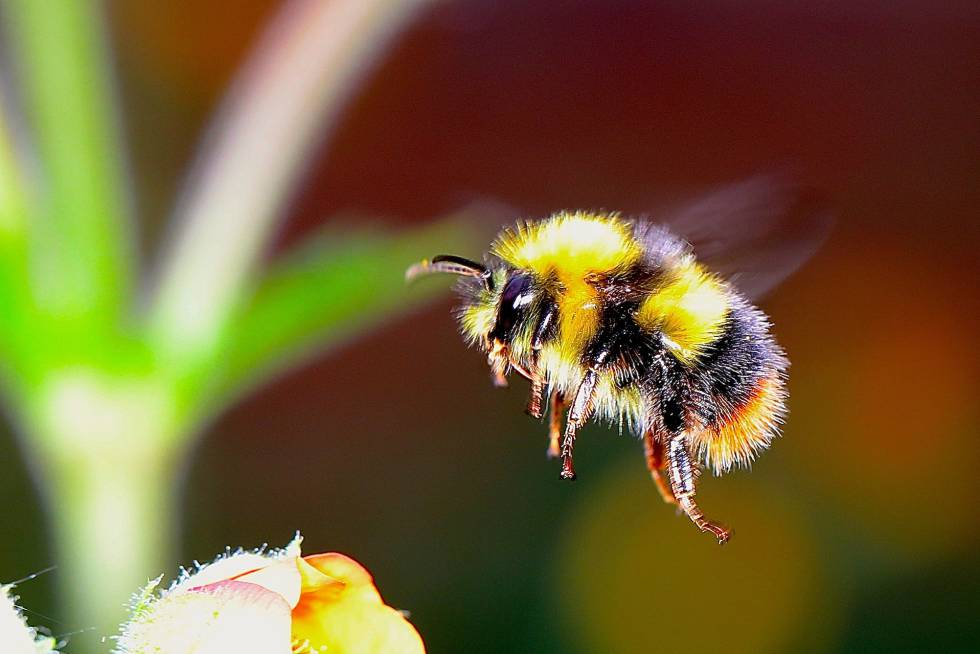
#> input picture Introduccion OpenCV/Imagenes/abeja.jpeg, 980 x 654 px, found by its file name
$ python 07_Segementacion_Color.py
#> lines starting #> are read from the running program, lines starting #| are printed output that depends on the picture; after the words box and inside, x2 and y2 are one past the last pixel; in counts of white or black regions, pixels touching at a corner belong together
import numpy as np
import cv2

# Importar imagen
abeja = cv2.imread(r"/home/lolguin/Desktop/OpenCV/Introduccion/abeja.jpeg",1)
#> abeja is the input picture: shape (654, 980, 3); mean B, G, R 51.2, 93.8, 112.2

# Tranformamos a HSV
hsv = cv2.cvtColor(abeja, cv2.COLOR_BGR2HSV)
#> hsv: shape (654, 980, 3); mean H, S, V 36.4, 164.2, 120.2

# Min de color
min_color = np.array([0,0,143])
# Max de color
max_color = np.array([179,255,255])

# Separar la imagen con los valores que encontramos
abeja_separada =  cv2.inRange(hsv,min_color, max_color)
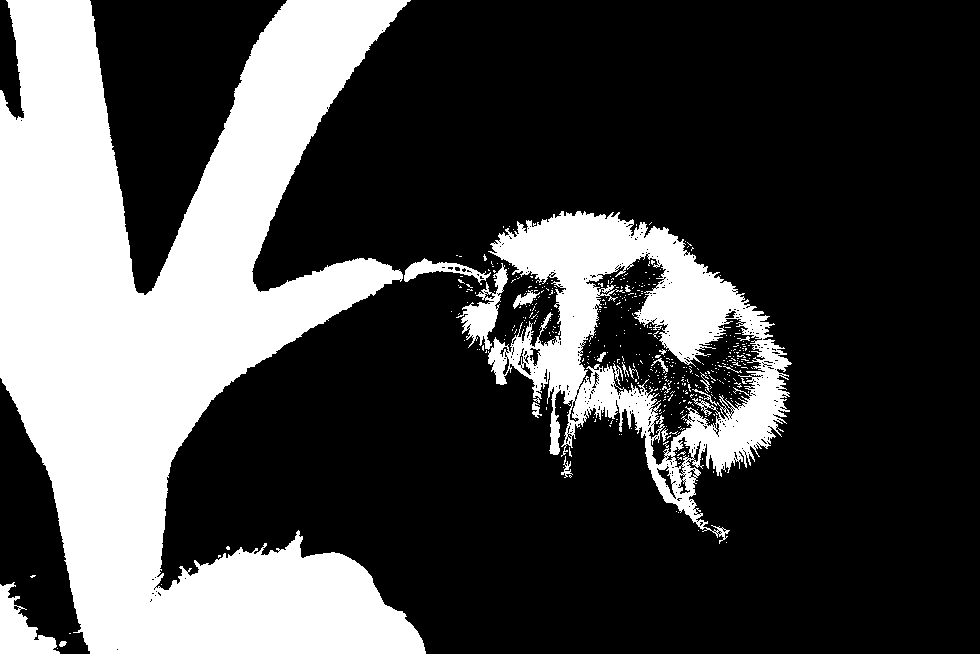
#> abeja_separada: shape (654, 980); 29.1% white; 460 white regions (440 under 20 px), largest, box (x1, y1, x2, y2) and area: (0, 0, 426, 654) 145252, (488, 211, 792, 544) 34572, (0, 582, 60, 654) 2100

# Imagen Final
abeja_final = cv2.bitwise_and(abeja, abeja, mask = abeja_separada)
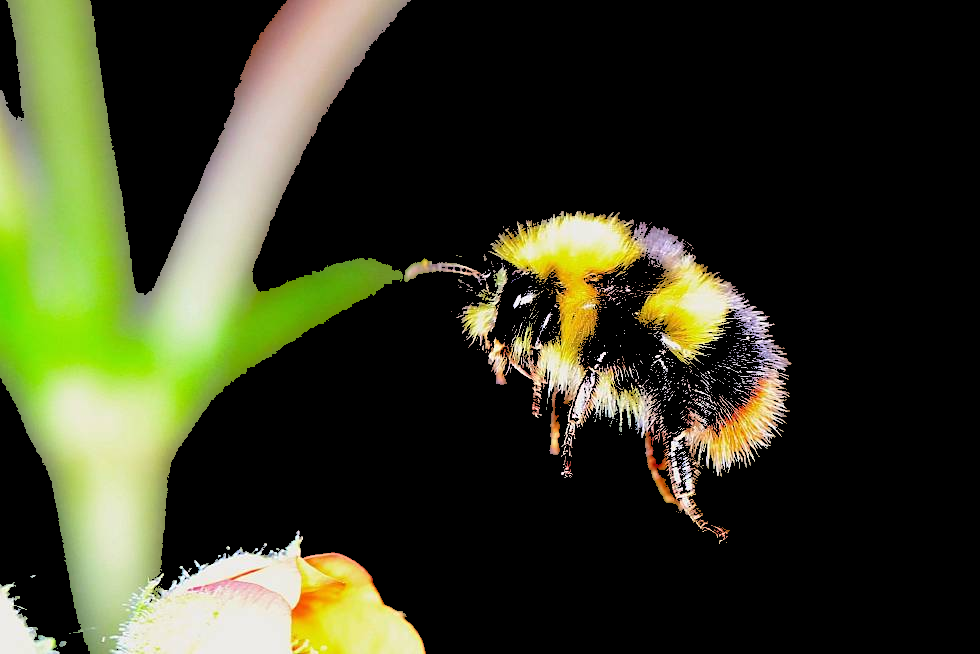
#> abeja_final: shape (654, 980, 3); mean B, G, R 34.7, 57.4, 54.3

#Mostar imagen
cv2.imshow("Original", abeja)
cv2.imshow("HSV", hsv)
# Imagen que separamos por el rango de color
cv2.imshow("Abeja separada", abeja_separada)
# Imagen abeja_final
cv2.imshow("Imagen final", abeja_final)
cv2.waitKey(0)
cv2.destroyAllWindows()

$ run again, with Introduccion OpenCV/Imagenes/Atardecer.jpeg copied over Introduccion OpenCV/Imagenes/abeja.jpeg
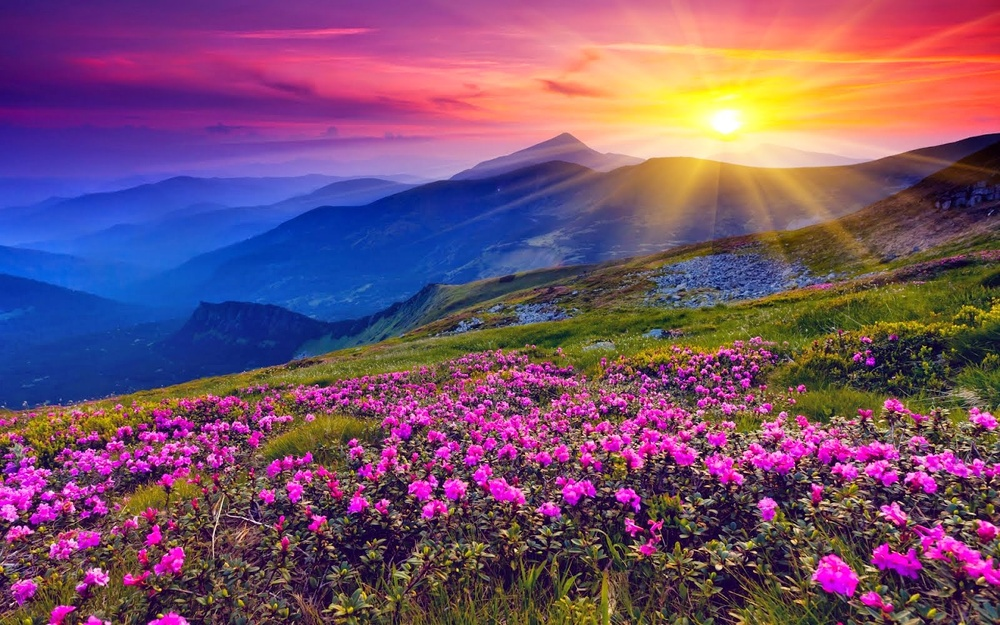
#> input picture Introduccion OpenCV/Imagenes/Atardecer.jpeg, 1000 x 625 px, shrunk from 1600 x 1000 before the run, found by its file name
#> abeja is the input picture: shape (625, 1000, 3); mean B, G, R 109, 80.8, 119.4
#> hsv: shape (625, 1000, 3); mean H, S, V 98.1, 152.8, 148.5
#> `abeja_separada =  cv2.inRange(hsv,min_color, max_color)`:
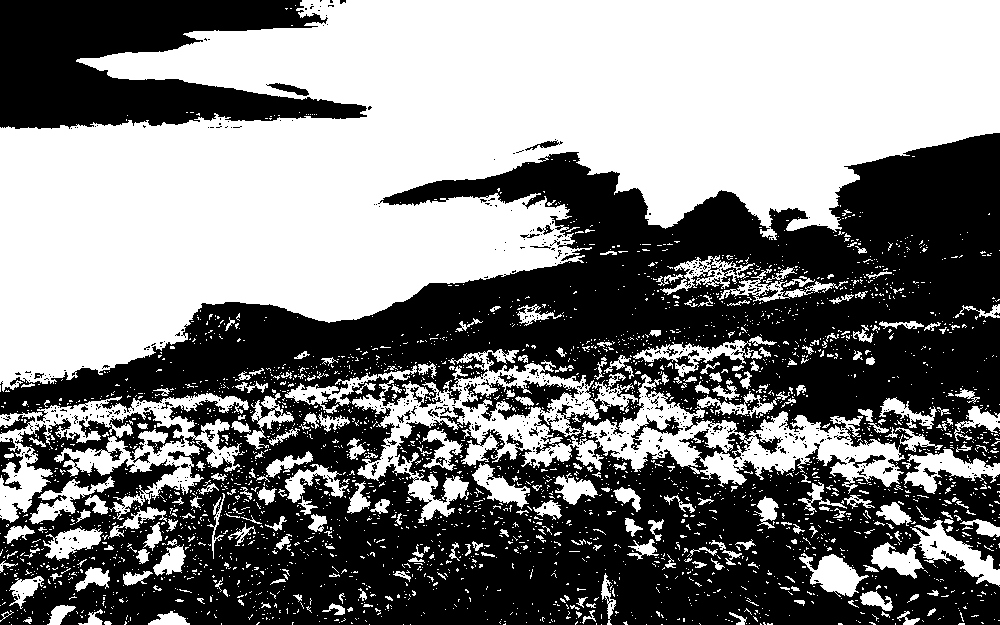
#> abeja_separada: shape (625, 1000); 50.2% white; 619 black regions (578 under 20 px), largest, box (x1, y1, x2, y2) and area: (0, 133, 1000, 625) 275939, (0, 0, 367, 129) 28848, (462, 379, 579, 421) 1957
#> `abeja_final = cv2.bitwise_and(abeja, abeja, mask = abeja_separada)`:
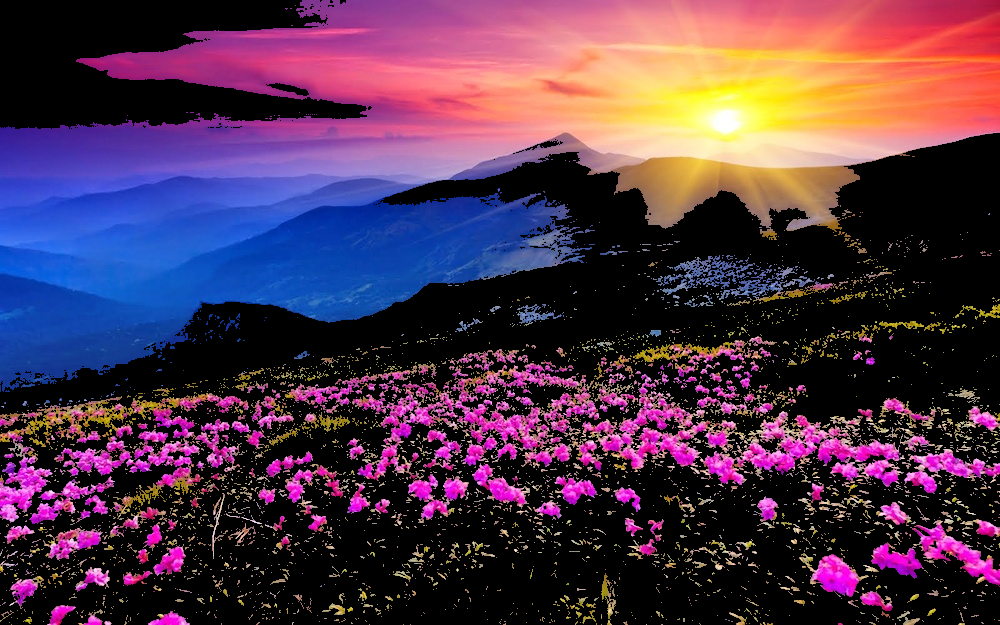
#> abeja_final: shape (625, 1000, 3); mean B, G, R 74.8, 52, 79.9
